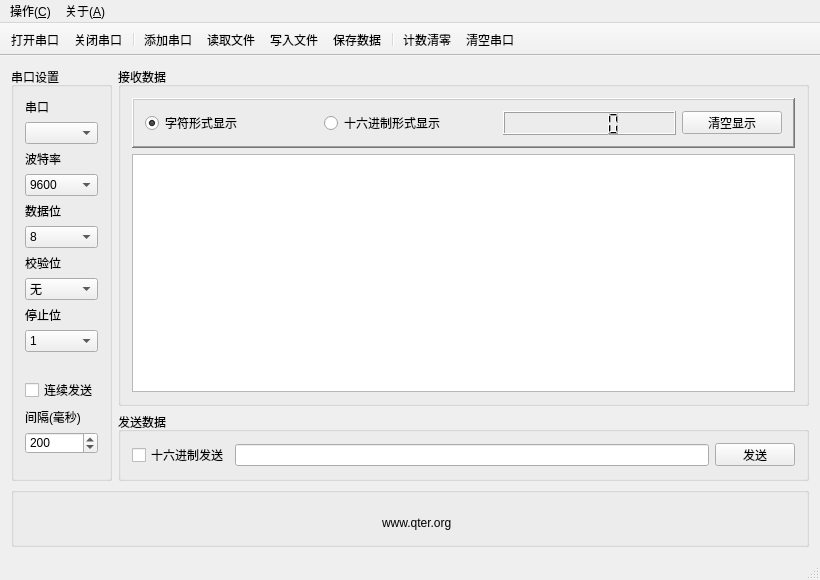
<?xml version="1.0" encoding="UTF-8"?>
<ui version="4.0">
 <class>MainWindow</class>
 <widget class="QMainWindow" name="MainWindow">
  <property name="enabled">
   <bool>true</bool>
  </property>
  <property name="geometry">
   <rect>
    <x>0</x>
    <y>0</y>
    <width>820</width>
    <height>580</height>
   </rect>
  </property>
  <property name="minimumSize">
   <size>
    <width>820</width>
    <height>580</height>
   </size>
  </property>
  <property name="font">
   <font>
    <pointsize>9</pointsize>
   </font>
  </property>
  <property name="cursor">
   <cursorShape>PointingHandCursor</cursorShape>
  </property>
  <property name="contextMenuPolicy">
   <enum>Qt::NoContextMenu</enum>
  </property>
  <property name="windowTitle">
   <string>QCom串口调试助手 1.0</string>
  </property>
  <property name="styleSheet">
   <string notr="true">QDialog{background:rgb(229, 255, 239)}
QStatusBar{background:url(:/images/header.bmp)}
QPushButton{background:url(:/images/header.bmp)}
QLCDNumber{background:url(:/images/lcd.bmp)}








</string>
  </property>
  <property name="iconSize">
   <size>
    <width>16</width>
    <height>16</height>
   </size>
  </property>
  <property name="toolButtonStyle">
   <enum>Qt::ToolButtonTextBesideIcon</enum>
  </property>
  <property name="animated">
   <bool>true</bool>
  </property>
  <widget class="QWidget" name="centralWidget">
   <layout class="QGridLayout" name="gridLayout">
    <item row="0" column="1">
     <widget class="QGroupBox" name="groupBox_2">
      <property name="styleSheet">
       <string notr="true"/>
      </property>
      <property name="title">
       <string>接收数据</string>
      </property>
      <property name="flat">
       <bool>true</bool>
      </property>
      <layout class="QVBoxLayout" name="verticalLayout_2">
       <item>
        <widget class="QFrame" name="frame_3">
         <property name="styleSheet">
          <string notr="true"/>
         </property>
         <property name="frameShape">
          <enum>QFrame::WinPanel</enum>
         </property>
         <property name="frameShadow">
          <enum>QFrame::Raised</enum>
         </property>
         <property name="lineWidth">
          <number>1</number>
         </property>
         <property name="midLineWidth">
          <number>0</number>
         </property>
         <layout class="QHBoxLayout" name="horizontalLayout">
          <item>
           <widget class="QRadioButton" name="ccradioButton">
            <property name="toolTip">
             <string>&lt;html&gt;&lt;head/&gt;&lt;body&gt;&lt;p&gt;以字符方式显示数据&lt;/p&gt;&lt;/body&gt;&lt;/html&gt;</string>
            </property>
            <property name="text">
             <string>字符形式显示</string>
            </property>
            <property name="checked">
             <bool>true</bool>
            </property>
           </widget>
          </item>
          <item>
           <widget class="QRadioButton" name="chradioButton">
            <property name="toolTip">
             <string>&lt;html&gt;&lt;head/&gt;&lt;body&gt;&lt;p&gt;以十六进制方式显示数据&lt;/p&gt;&lt;/body&gt;&lt;/html&gt;</string>
            </property>
            <property name="text">
             <string>十六进制形式显示</string>
            </property>
           </widget>
          </item>
          <item>
           <widget class="QLCDNumber" name="recvbyteslcdNumber">
            <property name="sizePolicy">
             <sizepolicy hsizetype="Preferred" vsizetype="Minimum">
              <horstretch>0</horstretch>
              <verstretch>0</verstretch>
             </sizepolicy>
            </property>
            <property name="toolTip">
             <string>已接收字节数</string>
            </property>
            <property name="styleSheet">
             <string notr="true"/>
            </property>
           </widget>
          </item>
          <item>
           <widget class="QPushButton" name="clearUpBtn">
            <property name="minimumSize">
             <size>
              <width>0</width>
              <height>23</height>
             </size>
            </property>
            <property name="maximumSize">
             <size>
              <width>100</width>
              <height>23</height>
             </size>
            </property>
            <property name="text">
             <string>清空显示</string>
            </property>
            <property name="icon">
             <iconset resource="images.qrc">
              <normaloff>:/images/edit-clear.png</normaloff>:/images/edit-clear.png</iconset>
            </property>
           </widget>
          </item>
         </layout>
        </widget>
       </item>
       <item>
        <widget class="QTextBrowser" name="textBrowser"/>
       </item>
      </layout>
     </widget>
    </item>
    <item row="1" column="1">
     <widget class="QGroupBox" name="groupBox_4">
      <property name="styleSheet">
       <string notr="true"/>
      </property>
      <property name="title">
       <string>发送数据</string>
      </property>
      <property name="flat">
       <bool>true</bool>
      </property>
      <layout class="QHBoxLayout" name="horizontalLayout_2">
       <item>
        <widget class="QCheckBox" name="sendAsHexcheckBox">
         <property name="toolTip">
          <string>&lt;html&gt;&lt;head/&gt;&lt;body&gt;&lt;p&gt;以十六进制方式发送数据（默认为字符方式）&lt;/p&gt;&lt;/body&gt;&lt;/html&gt;</string>
         </property>
         <property name="text">
          <string>十六进制发送</string>
         </property>
        </widget>
       </item>
       <item>
        <widget class="QLineEdit" name="sendMsgLineEdit">
         <property name="maxLength">
          <number>10000</number>
         </property>
         <property name="dragEnabled">
          <bool>false</bool>
         </property>
        </widget>
       </item>
       <item>
        <widget class="QPushButton" name="sendmsgBtn">
         <property name="minimumSize">
          <size>
           <width>0</width>
           <height>23</height>
          </size>
         </property>
         <property name="maximumSize">
          <size>
           <width>100</width>
           <height>23</height>
          </size>
         </property>
         <property name="text">
          <string>发送</string>
         </property>
         <property name="icon">
          <iconset resource="images.qrc">
           <normaloff>:/images/send.png</normaloff>:/images/send.png</iconset>
         </property>
         <property name="autoDefault">
          <bool>false</bool>
         </property>
         <property name="default">
          <bool>false</bool>
         </property>
        </widget>
       </item>
      </layout>
     </widget>
    </item>
    <item row="2" column="0" colspan="2">
     <widget class="QGroupBox" name="groupBox_3">
      <property name="sizePolicy">
       <sizepolicy hsizetype="Preferred" vsizetype="Fixed">
        <horstretch>0</horstretch>
        <verstretch>0</verstretch>
       </sizepolicy>
      </property>
      <property name="minimumSize">
       <size>
        <width>0</width>
        <height>60</height>
       </size>
      </property>
      <property name="maximumSize">
       <size>
        <width>16777215</width>
        <height>60</height>
       </size>
      </property>
      <property name="styleSheet">
       <string notr="true"/>
      </property>
      <property name="title">
       <string/>
      </property>
      <property name="flat">
       <bool>true</bool>
      </property>
      <layout class="QHBoxLayout" name="horizontalLayout_3">
       <property name="spacing">
        <number>7</number>
       </property>
       <property name="bottomMargin">
        <number>1</number>
       </property>
       <item>
        <spacer name="horizontalSpacer">
         <property name="orientation">
          <enum>Qt::Horizontal</enum>
         </property>
         <property name="sizeHint" stdset="0">
          <size>
           <width>258</width>
           <height>19</height>
          </size>
         </property>
        </spacer>
       </item>
       <item>
        <widget class="QLabel" name="label_7">
         <property name="minimumSize">
          <size>
           <width>0</width>
           <height>30</height>
          </size>
         </property>
         <property name="text">
          <string/>
         </property>
         <property name="pixmap">
          <pixmap resource="images.qrc">:/images/logo42-22.png</pixmap>
         </property>
        </widget>
       </item>
       <item>
        <widget class="QLabel" name="qter">
         <property name="sizePolicy">
          <sizepolicy hsizetype="Preferred" vsizetype="Fixed">
           <horstretch>0</horstretch>
           <verstretch>0</verstretch>
          </sizepolicy>
         </property>
         <property name="toolTip">
          <string>欢迎访问我们的网站</string>
         </property>
         <property name="statusTip">
          <string>欢迎访问我们的网站</string>
         </property>
         <property name="text">
          <string>www.qter.org</string>
         </property>
         <property name="openExternalLinks">
          <bool>true</bool>
         </property>
        </widget>
       </item>
       <item>
        <spacer name="horizontalSpacer_2">
         <property name="orientation">
          <enum>Qt::Horizontal</enum>
         </property>
         <property name="sizeHint" stdset="0">
          <size>
           <width>258</width>
           <height>19</height>
          </size>
         </property>
        </spacer>
       </item>
      </layout>
     </widget>
    </item>
    <item row="0" column="0" rowspan="2">
     <widget class="QGroupBox" name="groupBox">
      <property name="styleSheet">
       <string notr="true"/>
      </property>
      <property name="title">
       <string>串口设置</string>
      </property>
      <property name="flat">
       <bool>false</bool>
      </property>
      <layout class="QVBoxLayout" name="verticalLayout">
       <item>
        <widget class="QLabel" name="label">
         <property name="sizePolicy">
          <sizepolicy hsizetype="Preferred" vsizetype="Fixed">
           <horstretch>0</horstretch>
           <verstretch>0</verstretch>
          </sizepolicy>
         </property>
         <property name="text">
          <string>串口</string>
         </property>
        </widget>
       </item>
       <item>
        <widget class="QComboBox" name="portNameComboBox"/>
       </item>
       <item>
        <widget class="QLabel" name="label_2">
         <property name="sizePolicy">
          <sizepolicy hsizetype="Preferred" vsizetype="Fixed">
           <horstretch>0</horstretch>
           <verstretch>0</verstretch>
          </sizepolicy>
         </property>
         <property name="text">
          <string>波特率</string>
         </property>
        </widget>
       </item>
       <item>
        <widget class="QComboBox" name="baudRateComboBox">
         <property name="currentIndex">
          <number>12</number>
         </property>
         <item>
          <property name="text">
           <string>50</string>
          </property>
         </item>
         <item>
          <property name="text">
           <string>75</string>
          </property>
         </item>
         <item>
          <property name="text">
           <string>110</string>
          </property>
         </item>
         <item>
          <property name="text">
           <string>134</string>
          </property>
         </item>
         <item>
          <property name="text">
           <string>150</string>
          </property>
         </item>
         <item>
          <property name="text">
           <string>200</string>
          </property>
         </item>
         <item>
          <property name="text">
           <string>300</string>
          </property>
         </item>
         <item>
          <property name="text">
           <string>600</string>
          </property>
         </item>
         <item>
          <property name="text">
           <string>1200</string>
          </property>
         </item>
         <item>
          <property name="text">
           <string>1800</string>
          </property>
         </item>
         <item>
          <property name="text">
           <string>2400</string>
          </property>
         </item>
         <item>
          <property name="text">
           <string>4800</string>
          </property>
         </item>
         <item>
          <property name="text">
           <string>9600</string>
          </property>
         </item>
         <item>
          <property name="text">
           <string>14400</string>
          </property>
         </item>
         <item>
          <property name="text">
           <string>19200</string>
          </property>
         </item>
         <item>
          <property name="text">
           <string>38400</string>
          </property>
         </item>
         <item>
          <property name="text">
           <string>56000</string>
          </property>
         </item>
         <item>
          <property name="text">
           <string>57600</string>
          </property>
         </item>
         <item>
          <property name="text">
           <string>76800</string>
          </property>
         </item>
         <item>
          <property name="text">
           <string>115200</string>
          </property>
         </item>
         <item>
          <property name="text">
           <string>128000</string>
          </property>
         </item>
         <item>
          <property name="text">
           <string>256000</string>
          </property>
         </item>
        </widget>
       </item>
       <item>
        <widget class="QLabel" name="label_3">
         <property name="sizePolicy">
          <sizepolicy hsizetype="Preferred" vsizetype="Fixed">
           <horstretch>0</horstretch>
           <verstretch>0</verstretch>
          </sizepolicy>
         </property>
         <property name="text">
          <string>数据位</string>
         </property>
        </widget>
       </item>
       <item>
        <widget class="QComboBox" name="dataBitsComboBox">
         <property name="currentIndex">
          <number>3</number>
         </property>
         <item>
          <property name="text">
           <string>5</string>
          </property>
         </item>
         <item>
          <property name="text">
           <string>6</string>
          </property>
         </item>
         <item>
          <property name="text">
           <string>7</string>
          </property>
         </item>
         <item>
          <property name="text">
           <string>8</string>
          </property>
         </item>
        </widget>
       </item>
       <item>
        <widget class="QLabel" name="label_4">
         <property name="sizePolicy">
          <sizepolicy hsizetype="Preferred" vsizetype="Fixed">
           <horstretch>0</horstretch>
           <verstretch>0</verstretch>
          </sizepolicy>
         </property>
         <property name="text">
          <string>校验位</string>
         </property>
        </widget>
       </item>
       <item>
        <widget class="QComboBox" name="parityComboBox">
         <item>
          <property name="text">
           <string>无</string>
          </property>
         </item>
         <item>
          <property name="text">
           <string>奇</string>
          </property>
         </item>
         <item>
          <property name="text">
           <string>偶</string>
          </property>
         </item>
        </widget>
       </item>
       <item>
        <widget class="QLabel" name="label_5">
         <property name="sizePolicy">
          <sizepolicy hsizetype="Preferred" vsizetype="Fixed">
           <horstretch>0</horstretch>
           <verstretch>0</verstretch>
          </sizepolicy>
         </property>
         <property name="text">
          <string>停止位</string>
         </property>
        </widget>
       </item>
       <item>
        <widget class="QComboBox" name="stopBitsComboBox">
         <item>
          <property name="text">
           <string>1</string>
          </property>
         </item>
         <item>
          <property name="text">
           <string>1.5</string>
          </property>
         </item>
         <item>
          <property name="text">
           <string>2</string>
          </property>
         </item>
        </widget>
       </item>
       <item>
        <spacer name="verticalSpacer">
         <property name="orientation">
          <enum>Qt::Vertical</enum>
         </property>
         <property name="sizeType">
          <enum>QSizePolicy::Fixed</enum>
         </property>
         <property name="sizeHint" stdset="0">
          <size>
           <width>20</width>
           <height>20</height>
          </size>
         </property>
        </spacer>
       </item>
       <item>
        <widget class="QCheckBox" name="obocheckBox">
         <property name="text">
          <string>连续发送</string>
         </property>
        </widget>
       </item>
       <item>
        <widget class="QLabel" name="label_6">
         <property name="sizePolicy">
          <sizepolicy hsizetype="Preferred" vsizetype="Fixed">
           <horstretch>0</horstretch>
           <verstretch>0</verstretch>
          </sizepolicy>
         </property>
         <property name="text">
          <string>间隔(毫秒)</string>
         </property>
        </widget>
       </item>
       <item>
        <widget class="QSpinBox" name="delayspinBox">
         <property name="minimum">
          <number>10</number>
         </property>
         <property name="maximum">
          <number>5000</number>
         </property>
         <property name="value">
          <number>200</number>
         </property>
        </widget>
       </item>
      </layout>
     </widget>
    </item>
   </layout>
  </widget>
  <widget class="QMenuBar" name="menuBar">
   <property name="geometry">
    <rect>
     <x>0</x>
     <y>0</y>
     <width>820</width>
     <height>21</height>
    </rect>
   </property>
   <widget class="QMenu" name="menu">
    <property name="title">
     <string>操作(&amp;C)</string>
    </property>
    <addaction name="actionAdd"/>
    <addaction name="separator"/>
    <addaction name="actionOpen"/>
    <addaction name="actionClose"/>
    <addaction name="separator"/>
    <addaction name="actionSave"/>
    <addaction name="actionLoadfile"/>
    <addaction name="actionWriteToFile"/>
    <addaction name="separator"/>
    <addaction name="actionClearBytes"/>
    <addaction name="actionCleanPort"/>
    <addaction name="separator"/>
    <addaction name="actionExit"/>
   </widget>
   <widget class="QMenu" name="menu_2">
    <property name="title">
     <string>关于(&amp;A)</string>
    </property>
    <addaction name="actionAbout"/>
   </widget>
   <addaction name="menu"/>
   <addaction name="menu_2"/>
  </widget>
  <widget class="QToolBar" name="mainToolBar">
   <property name="sizePolicy">
    <sizepolicy hsizetype="Preferred" vsizetype="Fixed">
     <horstretch>0</horstretch>
     <verstretch>0</verstretch>
    </sizepolicy>
   </property>
   <property name="minimumSize">
    <size>
     <width>0</width>
     <height>0</height>
    </size>
   </property>
   <property name="maximumSize">
    <size>
     <width>16777215</width>
     <height>55</height>
    </size>
   </property>
   <property name="font">
    <font>
     <pointsize>9</pointsize>
    </font>
   </property>
   <property name="cursor">
    <cursorShape>PointingHandCursor</cursorShape>
   </property>
   <property name="focusPolicy">
    <enum>Qt::StrongFocus</enum>
   </property>
   <property name="contextMenuPolicy">
    <enum>Qt::NoContextMenu</enum>
   </property>
   <property name="movable">
    <bool>false</bool>
   </property>
   <property name="allowedAreas">
    <set>Qt::NoToolBarArea</set>
   </property>
   <property name="iconSize">
    <size>
     <width>20</width>
     <height>20</height>
    </size>
   </property>
   <property name="floatable">
    <bool>true</bool>
   </property>
   <attribute name="toolBarArea">
    <enum>TopToolBarArea</enum>
   </attribute>
   <attribute name="toolBarBreak">
    <bool>false</bool>
   </attribute>
   <addaction name="actionOpen"/>
   <addaction name="actionClose"/>
   <addaction name="separator"/>
   <addaction name="actionAdd"/>
   <addaction name="actionLoadfile"/>
   <addaction name="actionWriteToFile"/>
   <addaction name="actionSave"/>
   <addaction name="separator"/>
   <addaction name="actionClearBytes"/>
   <addaction name="actionCleanPort"/>
  </widget>
  <widget class="QStatusBar" name="statusBar"/>
  <action name="actionAdd">
   <property name="checkable">
    <bool>false</bool>
   </property>
   <property name="icon">
    <iconset resource="images.qrc">
     <normaloff>:/images/add.png</normaloff>:/images/add.png</iconset>
   </property>
   <property name="text">
    <string>添加串口</string>
   </property>
   <property name="toolTip">
    <string>添加串口设备文件</string>
   </property>
   <property name="statusTip">
    <string>添加串口设备文件</string>
   </property>
  </action>
  <action name="actionOpen">
   <property name="icon">
    <iconset resource="images.qrc">
     <normaloff>:/images/open.png</normaloff>:/images/open.png</iconset>
   </property>
   <property name="text">
    <string>打开串口</string>
   </property>
   <property name="statusTip">
    <string>打开串口</string>
   </property>
  </action>
  <action name="actionClose">
   <property name="icon">
    <iconset resource="images.qrc">
     <normaloff>:/images/stop.png</normaloff>:/images/stop.png</iconset>
   </property>
   <property name="text">
    <string>关闭串口</string>
   </property>
   <property name="statusTip">
    <string>关闭串口</string>
   </property>
  </action>
  <action name="actionExit">
   <property name="icon">
    <iconset resource="images.qrc">
     <normaloff>:/images/exit.png</normaloff>:/images/exit.png</iconset>
   </property>
   <property name="text">
    <string>退出程序</string>
   </property>
   <property name="statusTip">
    <string>退出程序</string>
   </property>
  </action>
  <action name="actionAbout">
   <property name="icon">
    <iconset resource="images.qrc">
     <normaloff>:/images/mesage.png</normaloff>:/images/mesage.png</iconset>
   </property>
   <property name="text">
    <string>关于Wincom</string>
   </property>
   <property name="statusTip">
    <string>关于Wincom</string>
   </property>
  </action>
  <action name="actionSave">
   <property name="icon">
    <iconset resource="images.qrc">
     <normaloff>:/images/save.png</normaloff>:/images/save.png</iconset>
   </property>
   <property name="text">
    <string>保存数据</string>
   </property>
   <property name="toolTip">
    <string>保存收发框内的数据</string>
   </property>
   <property name="statusTip">
    <string>保存收发框内的数据</string>
   </property>
  </action>
  <action name="actionClearBytes">
   <property name="icon">
    <iconset resource="images.qrc">
     <normaloff>:/images/clearbytes.png</normaloff>:/images/clearbytes.png</iconset>
   </property>
   <property name="text">
    <string>计数清零</string>
   </property>
   <property name="toolTip">
    <string>清零已收到的字节数</string>
   </property>
   <property name="statusTip">
    <string>清零已收到的字节数</string>
   </property>
  </action>
  <action name="actionLoadfile">
   <property name="icon">
    <iconset resource="images.qrc">
     <normaloff>:/images/loadfile.png</normaloff>:/images/loadfile.png</iconset>
   </property>
   <property name="text">
    <string>读取文件</string>
   </property>
   <property name="toolTip">
    <string>载入外部文件作为发送内容</string>
   </property>
   <property name="statusTip">
    <string>载入外部文件作为发送内容</string>
   </property>
  </action>
  <action name="actionCleanPort">
   <property name="icon">
    <iconset resource="images.qrc">
     <normaloff>:/images/cleanport.png</normaloff>:/images/cleanport.png</iconset>
   </property>
   <property name="text">
    <string>清空串口</string>
   </property>
   <property name="toolTip">
    <string>清空串口中I/O数据</string>
   </property>
   <property name="statusTip">
    <string>清空串口中I/O数据</string>
   </property>
  </action>
  <action name="actionWriteToFile">
   <property name="checkable">
    <bool>true</bool>
   </property>
   <property name="icon">
    <iconset resource="images.qrc">
     <normaloff>:/images/write2file.png</normaloff>:/images/write2file.png</iconset>
   </property>
   <property name="text">
    <string>写入文件</string>
   </property>
   <property name="toolTip">
    <string>将读取数据写入到文件</string>
   </property>
   <property name="statusTip">
    <string>将读取数据写入到文件</string>
   </property>
  </action>
 </widget>
 <layoutdefault spacing="6" margin="11"/>
 <resources>
  <include location="images.qrc"/>
 </resources>
 <connections/>
</ui>
